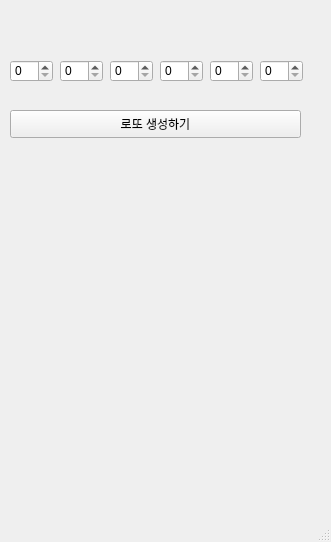
<?xml version="1.0" encoding="UTF-8"?>
<ui version="4.0">
 <class>MainWindow</class>
 <widget class="QMainWindow" name="MainWindow">
  <property name="geometry">
   <rect>
    <x>0</x>
    <y>0</y>
    <width>331</width>
    <height>542</height>
   </rect>
  </property>
  <property name="windowTitle">
   <string>MainWindow</string>
  </property>
  <widget class="QWidget" name="centralwidget">
   <widget class="QSpinBox" name="sp1">
    <property name="geometry">
     <rect>
      <x>10</x>
      <y>60</y>
      <width>43</width>
      <height>22</height>
     </rect>
    </property>
   </widget>
   <widget class="QSpinBox" name="sp3">
    <property name="geometry">
     <rect>
      <x>110</x>
      <y>60</y>
      <width>43</width>
      <height>22</height>
     </rect>
    </property>
   </widget>
   <widget class="QSpinBox" name="sp2">
    <property name="geometry">
     <rect>
      <x>60</x>
      <y>60</y>
      <width>43</width>
      <height>22</height>
     </rect>
    </property>
   </widget>
   <widget class="QSpinBox" name="sp4">
    <property name="geometry">
     <rect>
      <x>160</x>
      <y>60</y>
      <width>43</width>
      <height>22</height>
     </rect>
    </property>
   </widget>
   <widget class="QSpinBox" name="sp5">
    <property name="geometry">
     <rect>
      <x>210</x>
      <y>60</y>
      <width>43</width>
      <height>22</height>
     </rect>
    </property>
   </widget>
   <widget class="QSpinBox" name="sp6">
    <property name="geometry">
     <rect>
      <x>260</x>
      <y>60</y>
      <width>43</width>
      <height>22</height>
     </rect>
    </property>
   </widget>
   <widget class="QPushButton" name="pb">
    <property name="geometry">
     <rect>
      <x>10</x>
      <y>110</y>
      <width>291</width>
      <height>28</height>
     </rect>
    </property>
    <property name="text">
     <string>로또 생성하기</string>
    </property>
   </widget>
  </widget>
  <widget class="QMenuBar" name="menubar">
   <property name="geometry">
    <rect>
     <x>0</x>
     <y>0</y>
     <width>331</width>
     <height>26</height>
    </rect>
   </property>
  </widget>
  <widget class="QStatusBar" name="statusbar"/>
 </widget>
 <resources/>
 <connections/>
</ui>
